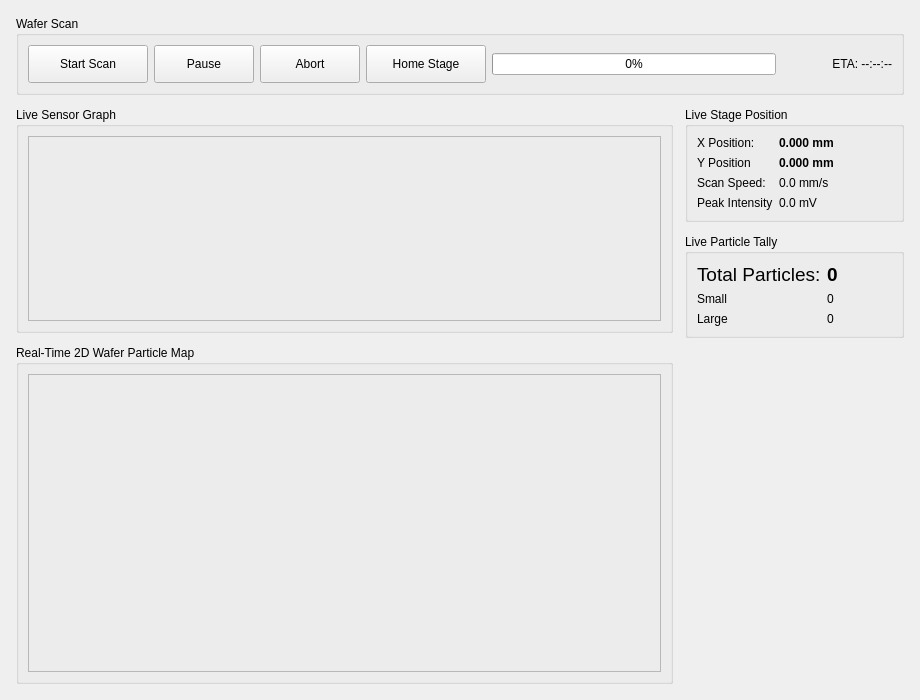
<?xml version="1.0" encoding="UTF-8"?>
<ui version="4.0">
 <class>ControlPage</class>
 <widget class="QWidget" name="ControlPage">
  <property name="geometry">
   <rect>
    <x>0</x>
    <y>0</y>
    <width>920</width>
    <height>700</height>
   </rect>
  </property>
  <layout class="QVBoxLayout" name="verticalLayout_main" stretch="0,1">
   <property name="spacing">
    <number>12</number>
   </property>
   <property name="leftMargin">
    <number>16</number>
   </property>
   <property name="topMargin">
    <number>16</number>
   </property>
   <property name="rightMargin">
    <number>16</number>
   </property>
   <property name="bottomMargin">
    <number>16</number>
   </property>
   <item>
    <widget class="QGroupBox" name="group_control_ribbon">
     <property name="title">
      <string>Wafer Scan </string>
     </property>
     <layout class="QHBoxLayout" name="horizontalLayout_ribbon">
      <item>
       <widget class="QPushButton" name="btn_start_scan">
        <property name="minimumSize">
         <size>
          <width>120</width>
          <height>38</height>
         </size>
        </property>
        <property name="text">
         <string>Start Scan</string>
        </property>
       </widget>
      </item>
      <item>
       <widget class="QPushButton" name="btn_pause_scan">
        <property name="minimumSize">
         <size>
          <width>100</width>
          <height>38</height>
         </size>
        </property>
        <property name="text">
         <string>Pause</string>
        </property>
       </widget>
      </item>
      <item>
       <widget class="QPushButton" name="btn_abort_scan">
        <property name="minimumSize">
         <size>
          <width>100</width>
          <height>38</height>
         </size>
        </property>
        <property name="text">
         <string>Abort</string>
        </property>
       </widget>
      </item>
      <item>
       <widget class="QPushButton" name="btn_return_home">
        <property name="minimumSize">
         <size>
          <width>120</width>
          <height>38</height>
         </size>
        </property>
        <property name="text">
         <string>Home Stage</string>
        </property>
       </widget>
      </item>
      <item>
       <widget class="QProgressBar" name="progress_scan">
        <property name="value">
         <number>0</number>
        </property>
       </widget>
      </item>
      <item>
       <widget class="QLabel" name="lbl_scan_eta">
        <property name="minimumSize">
         <size>
          <width>110</width>
          <height>0</height>
         </size>
        </property>
        <property name="text">
         <string>ETA: --:--:--</string>
        </property>
        <property name="alignment">
         <set>Qt::AlignmentFlag::AlignRight|Qt::AlignmentFlag::AlignTrailing|Qt::AlignmentFlag::AlignVCenter</set>
        </property>
       </widget>
      </item>
     </layout>
    </widget>
   </item>
   <item>
    <layout class="QHBoxLayout" name="layout_workspace" stretch="3,1">
     <property name="spacing">
      <number>12</number>
     </property>
     <item>
      <layout class="QVBoxLayout" name="layout_graphs" stretch="2,3">
       <property name="spacing">
        <number>12</number>
       </property>
       <item>
        <widget class="QGroupBox" name="group_oscilloscope">
         <property name="title">
          <string>Live Sensor Graph</string>
         </property>
         <layout class="QVBoxLayout" name="verticalLayout_osc">
          <item>
           <widget class="QFrame" name="graph_placeholder">
            <property name="frameShape">
             <enum>QFrame::Shape::StyledPanel</enum>
            </property>
            <layout class="QVBoxLayout" name="layout_oscilloscope"/>
           </widget>
          </item>
         </layout>
        </widget>
       </item>
       <item>
        <widget class="QGroupBox" name="group_wafer_map">
         <property name="title">
          <string>Real-Time 2D Wafer Particle Map</string>
         </property>
         <layout class="QVBoxLayout" name="verticalLayout_map">
          <item>
           <widget class="QFrame" name="wafer_placeholder">
            <property name="frameShape">
             <enum>QFrame::Shape::StyledPanel</enum>
            </property>
            <layout class="QVBoxLayout" name="layout_live_wafer_map"/>
           </widget>
          </item>
         </layout>
        </widget>
       </item>
      </layout>
     </item>
     <item>
      <layout class="QVBoxLayout" name="layout_telemetry">
       <property name="spacing">
        <number>12</number>
       </property>
       <item>
        <widget class="QGroupBox" name="group_stage_telemetry">
         <property name="title">
          <string>Live Stage Position</string>
         </property>
         <layout class="QFormLayout" name="formLayout_telemetry">
          <item row="0" column="0">
           <widget class="QLabel" name="label_x">
            <property name="text">
             <string>X Position:</string>
            </property>
           </widget>
          </item>
          <item row="0" column="1">
           <widget class="QLabel" name="lbl_live_x">
            <property name="font">
             <font>
              <bold>true</bold>
             </font>
            </property>
            <property name="text">
             <string>0.000 mm</string>
            </property>
           </widget>
          </item>
          <item row="1" column="0">
           <widget class="QLabel" name="label_y">
            <property name="text">
             <string>Y Position</string>
            </property>
           </widget>
          </item>
          <item row="1" column="1">
           <widget class="QLabel" name="lbl_live_y">
            <property name="font">
             <font>
              <bold>true</bold>
             </font>
            </property>
            <property name="text">
             <string>0.000 mm</string>
            </property>
           </widget>
          </item>
          <item row="2" column="0">
           <widget class="QLabel" name="label_v">
            <property name="text">
             <string>Scan Speed:</string>
            </property>
           </widget>
          </item>
          <item row="2" column="1">
           <widget class="QLabel" name="lbl_live_speed">
            <property name="text">
             <string>0.0 mm/s</string>
            </property>
           </widget>
          </item>
          <item row="3" column="0">
           <widget class="QLabel" name="label_p">
            <property name="text">
             <string>Peak Intensity</string>
            </property>
           </widget>
          </item>
          <item row="3" column="1">
           <widget class="QLabel" name="lbl_peak_intensity">
            <property name="text">
             <string>0.0 mV</string>
            </property>
           </widget>
          </item>
         </layout>
        </widget>
       </item>
       <item>
        <widget class="QGroupBox" name="group_defect_counters">
         <property name="title">
          <string>Live Particle Tally</string>
         </property>
         <layout class="QFormLayout" name="formLayout_counts">
          <item row="0" column="0">
           <widget class="QLabel" name="label_total">
            <property name="font">
             <font>
              <pointsize>14</pointsize>
             </font>
            </property>
            <property name="text">
             <string>Total Particles:</string>
            </property>
           </widget>
          </item>
          <item row="0" column="1">
           <widget class="QLabel" name="lbl_count_total">
            <property name="font">
             <font>
              <pointsize>14</pointsize>
              <bold>true</bold>
             </font>
            </property>
            <property name="text">
             <string>0</string>
            </property>
           </widget>
          </item>
          <item row="1" column="0">
           <widget class="QLabel" name="label_small">
            <property name="text">
             <string>Small</string>
            </property>
           </widget>
          </item>
          <item row="1" column="1">
           <widget class="QLabel" name="lbl_count_small">
            <property name="text">
             <string>0</string>
            </property>
           </widget>
          </item>
          <item row="2" column="0">
           <widget class="QLabel" name="label_large">
            <property name="text">
             <string>Large</string>
            </property>
           </widget>
          </item>
          <item row="2" column="1">
           <widget class="QLabel" name="lbl_count_large">
            <property name="text">
             <string>0</string>
            </property>
           </widget>
          </item>
         </layout>
        </widget>
       </item>
       <item>
        <spacer name="verticalSpacer">
         <property name="orientation">
          <enum>Qt::Orientation::Vertical</enum>
         </property>
         <property name="sizeHint" stdset="0">
          <size>
           <width>20</width>
           <height>40</height>
          </size>
         </property>
        </spacer>
       </item>
      </layout>
     </item>
    </layout>
   </item>
  </layout>
 </widget>
 <resources/>
 <connections/>
</ui>
